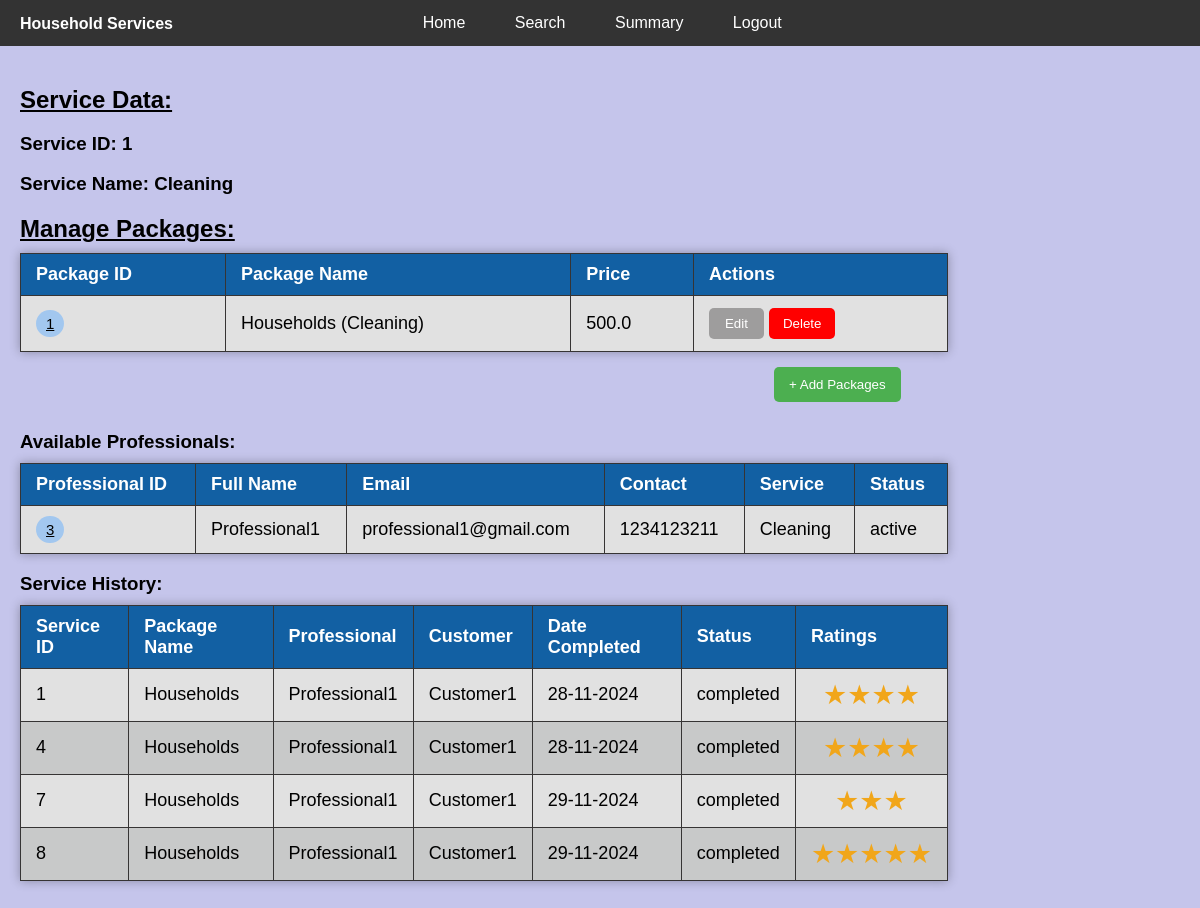
Page /admin/view/services?service_id=1 (signed in) on the committed database.
### backend/models.py (models this page shows)
class Service(db.Model):
    id = db.Column(db.Integer, primary_key=True)
    service_name = db.Column(db.String(100), nullable=False, unique=True)
    packages = db.relationship('Package', backref=db.backref('service', uselist=False), lazy=True, cascade='all,delete')
    professional = db.relationship('Professional', backref=db.backref('service', uselist=False), lazy=True, cascade='all,delete')

class Package(db.Model):
    id = db.Column(db.Integer, primary_key=True)
    service_id = db.Column(db.Integer, db.ForeignKey('service.id'), nullable=False)
    package_name = db.Column(db.String(255), nullable=False)
    price = db.Column(db.Float, nullable=False)
    requests = db.relationship('ServiceRequest', backref=db.backref('package', uselist=False),cascade='all,delete')

class Professional(db.Model):
    id = db.Column(db.Integer, primary_key=True)
    user_id = db.Column(db.Integer, db.ForeignKey('user.id'), nullable=False)
    full_name= db.Column(db.String(50), nullable=False)
    contact = db.Column(db.String(10), nullable=False)
    address = db.Column(db.String(100), nullable=False)
    pin_code = db.Column(db.Integer, nullable=False)
    experience = db.Column(db.Integer, nullable=False)
    service_id = db.Column(db.Integer, db.ForeignKey('service.id'), nullable=False)
    user = db.relationship('User',cascade='all,delete', backref=db.backref('professional',uselist=False), uselist=False)
    requests=db.relationship('ServiceRequest',backref=db.backref('professional',uselist=False),cascade='all,delete')

class User(db.Model):
    id = db.Column(db.Integer, primary_key=True)
    email = db.Column(db.String(120), unique=True, nullable=False)
    password = db.Column(db.String(100), nullable=False)
    role = db.Column(db.String(10), nullable=False)  #  'admin' or 'customer' or 'professional'
    user_status = db.Column(db.String(10), nullable=False)  # active, inactive, blocked

class ServiceRequest(db.Model):
    id = db.Column(db.Integer, primary_key=True)
    customer_id = db.Column(db.Integer, db.ForeignKey('customer.id'), nullable=False)
    professional_id = db.Column(db.Integer, db.ForeignKey('professional.id'), nullable=True)
    package_id = db.Column(db.Integer, db.ForeignKey('package.id'), nullable=False)
    date_of_request = db.Column(db.DateTime, default=datetime.utcnow, nullable=False)
    date_of_complete = db.Column(db.DateTime)
    status = db.Column(db.String(20), default='requested', nullable=False)  # requested, accepted, rejected, cancelled, completed
    rating = db.Column(db.Integer, nullable=True) # out of 5

class Customer(db.Model):
    id = db.Column(db.Integer, primary_key=True)
    user_id = db.Column(db.Integer, db.ForeignKey('user.id'), nullable=False)
    full_name = db.Column(db.String(50), nullable=False)
    contact = db.Column(db.String(10), nullable=False)
    address = db.Column(db.String(100), nullable=False)
    pin_code = db.Column(db.Integer, nullable=False)
    user = db.relationship('User',cascade='all,delete', backref=db.backref('customer',uselist=False), uselist=False)
    requests = db.relationship('ServiceRequest',backref=db.backref('customer',uselist=False),cascade='all,delete')

### backend/controllers.py (the view, shortened to what this page needs)
@app.route("/admin/view/<item>",methods=["GET"])
def admin_view(item):
    if check_admin() == False:
        return redirect(url_for('home',msg="You are not logged in as an admin!"))
    if request.method == "GET":
        if item == "customers":
            try:
                customer_id = request.args.get('customer_id')
                user = User.query.get(customer_id)
                customer = user.customer
            except:
                return redirect(url_for("admin_dashboard"))
            return render_template("admin_view.html",customer_id=customer_id,customer=customer)
        elif item == "services":
            try:
                service_id=request.args.get('service_id')
                service = Service.query.get(service_id)
                package_ids = []
                for package in service.packages:
                    package_ids.append(package.id)
                service_requests = []
                for requests in ServiceRequest.query.all():
                    if requests.package_id in package_ids:
                        service_requests.append(requests)
            except:
                return redirect(url_for("admin_dashboard"))
            return render_template("admin_view.html",service_id=service_id,service=service,service_requests=service_requests)
    return redirect(url_for("admin_dashboard"))

### backend/controllers.py (called while the page is built)
def check_admin():
    if 'user_id' in session and session['role'] == 'admin':
        return True
    return False

### templates/admin_view.html (shortened to what this page needs)
{% extends "admin_layout.html" %}
{% block content %}
<div class="rest">
    <div class="admin-view">
        <div class="admin-view-container">
            {% if service_id %}
            <h2>Service Data:</h2>
                <h3>Service ID: {{ service_id }}</h3>
                <h3>Service Name: {{ service.service_name }}</h3>
                <h2>Manage Packages:</h2>
                <table class="table-style">
                    <thead>
                        <tr>
                            <th>Package ID</th>
                            <th>Package Name</th>
                            <th>Price</th>
                            <th>Actions</th>
                        </tr>
                    </thead>
                    <tbody>
                        {% if service.packages %}
                            {% for package in service.packages %}
                            <tr>
                                <td><button class="view-button" onclick="window.location.href='/admin/view/packages?package_id={{ package.id }}'">{{ package.id }}</button></td>
                                <td>{{ package.package_name }} ({{ package.service.service_name }})</td>
                                <td>{{ package.price }}</td>
                                <td >
                                    <button class="edit-button" onclick="window.location.href='/admin/edit_package/{{ package.id }}'">Edit</button>
                                    <button class="red-button"  onclick="if(confirm('Are you sure you want to delete this package?')) window.location.href='/admin/delete_package/{{ package.id }}'">Delete</button>
                                </td>
                            </tr>
                            {% endfor %}
                        {% else %}
                            <tr>
                                <td colspan="5">No packages found.</td>
                            </tr>
                        {% endif %}
                    </tbody>
                </table>
                <button onclick="window.location.href='/admin/add_package?service_id={{ service_id }}'" class="green" id ="add_package">+ Add Packages</button>
                <h3>Available Professionals:</h3>
                <table class="table-style">
                    <thead>
                        <tr>
                            <th>Professional ID</th>
                            <th>Full Name</th>
                            <th>Email</th>
                            <th>Contact</th>
                            <th>Service</th>
                            <th>Status</th>
                        </tr>
                    </thead>
                    <tbody>
                        {% if service.professional %}
                            {% for professional in service.professional %}
                            <tr>
                                <td><button class="view-button" onclick="window.location.href='/admin/view/professionals?professional_id={{ professional.user.id }}'">{{ professional.user.id }}</button></td>
                                <td>{{ professional.full_name }}</td>
                                <td>{{ professional.user.email }}</td>
                                <td>{{ professional.contact }}</td>
                                <td>{{ professional.service.service_name }}</td>
                                <td>{{ professional.user.user_status }}</td>
                            </tr>
                            {% endfor %}
                        {% else %}
                            <tr>
                                <td colspan="6" align="center">No professionals found.</td>
                            </tr>
                        {% endif %}
                    </tbody>
                </table>
                <h3>Service History:</h3>
                <table class="table-style">
                    <thead>
                        <tr>
                            <th>Service ID</th>
                            <th>Package Name</th>
                            <th>Professional</th>
                            <th>Customer</th>
                            <th>Date Completed</th>
                            <th>Status</th>
                            <th>Ratings</th>
                        </tr>
                    </thead>
                    <tbody>
                        {% if service_requests %}
                            {% for request in service_requests %}
                                    <tr>
                                        <td>{{ request.id }}</td>
                                        <td>{{ request.package.package_name }}</td>
                                        {% if request.professional %}
                                        <td>{{ request.professional.full_name }}</td>
                                        {% else %}
                                        <td>Not assigned</td>
                                        {% endif %}
                                        <td>{{ request.customer.full_name }}</td>
                                        {% if request.status == 'completed' %}
                                            <td>{{ request.date_of_complete.strftime("%d-%m-%Y") }}</td>
                                        {% else %}
                                            <td align="center">-</td>
                                        {% endif %}
                                        <td>{{ request.status }}</td>
                                        {% if request.rating %}
                                            <td class="star">
                                                {% for i in range(request.rating) %}★{% endfor %}
                                            </td>
                                        {% else %}
                                            {% if request.status == 'completed' %}
                                                <td>Not Rated</td>
                                            {% else %}
                                                <td align="center">-</td>
                                            {% endif %}
                                        {% endif %}
                                    </tr>
                            {% endfor %}
                        {% else %}
                            <tr>
                                <td colspan="7" align="center">No requests found.</td>
                            </tr>
                        {% endif %}
                    </tbody>
                </table>
            {% endif %}
        </div>
    </div>
</div>
{% endblock %}

### static/styles/main.css (style rules this page uses)
body { font-family: Arial, sans-serif; background-color: #c5c5eb; margin: 0; display: flex; flex-direction: column; }
.rest { display: flex; flex-direction: column; padding: 20px; }
.rest #add_service, #add_package { padding: 10px 15px; margin: 5px auto 10px 65%; }
h2 { text-decoration: underline; }
h2, h3 { margin-bottom: 5px; }
.green { padding: 8px 16px; background-color: #4CAF50; color: white; border: none; border-radius: 5px; cursor: pointer; }
.edit-button { background-color: #9e9d9d; padding: 8px 16px; color: white; border: none; border-radius: 5px; cursor: pointer; margin: 2px auto 2px auto; }
.red-button { background-color: #ff0000; padding: 8px 14px; color: white; border: none; border-radius: 5px; cursor: pointer; margin: 2px auto 2px auto; }
.table-style { border-collapse: collapse; width: 80%; margin: 10px 0; font-size: 18px; text-align: left; box-shadow: 0 0 10px rgba(0, 0, 0, 0.3); }
.table-style th, .table-style td { padding: 10px 15px; border: 1px solid #363434; }
.table-style th { background-color: #1260a3; color: white; }
.table-style tr:nth-child(even) { background-color: #c8c9c9; }
.table-style tr:nth-child(odd) { background-color: #e1e1e1; }
.view-button { background-color: #a2c7ef; border-radius: 15px; border: none; font-size: 15px; padding: 5px 10px; cursor: pointer; text-decoration: underline; }
.star { font-size: 1.5em; color: #f1a61a; text-align: center; }

### rows in the picture
Service: service_name "Cleaning"
Package: id "1", package_name "Households", service.service_name "Cleaning", price "500.0"
Professional: user.id "3", full_name "Professional1", user.email "professional1@gmail.com", contact "1234123211", service.service_name "Cleaning", user.user_status "active"
ServiceRequest: id "1", package.package_name "Households", professional.full_name "Professional1", customer.full_name "Customer1", date_of_complete "28-11-2024", status "completed"
ServiceRequest: id "4", package.package_name "Households", professional.full_name "Professional1", customer.full_name "Customer1", date_of_complete "28-11-2024", status "completed"
ServiceRequest: id "7", package.package_name "Households", professional.full_name "Professional1", customer.full_name "Customer1", date_of_complete "29-11-2024", status "completed"
ServiceRequest: id "8", package.package_name "Households", professional.full_name "Professional1", customer.full_name "Customer1", date_of_complete "29-11-2024", status "completed"

### other values in the picture
{{ service_id }} "1"
